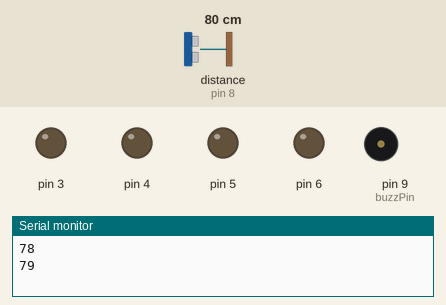
A sketch run on a simulated Arduino Uno, built with avr-gcc and run on an emulated ATmega328P. Parts: output pins drawn as LEDs (lit = HIGH), buzzer (waves = sounding, pin HIGH), the last lines printed to the serial monitor. Wiring (inferred from the names in the program): ultrasonic range finder: trigger pin 7; echo pin 8. The inputs (shaded band) are chosen by the test bench; at power-on: distance to the obstacle (sensor on pin 8) 80 cm. The echo pulse lasts 58.3 µs per cm; pins used as bus, display or sensor lines are not drawn.

Above: at 1.9 s.
2.0 s: distance to the obstacle (sensor on pin 8) set to 98 cm
6.3 s: distance to the obstacle (sensor on pin 8) set to 106 cm
At 6.9 s:
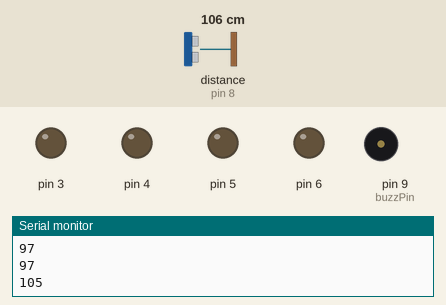
7.8 s: distance to the obstacle (sensor on pin 8) set to 2 cm
At 9.5 s:
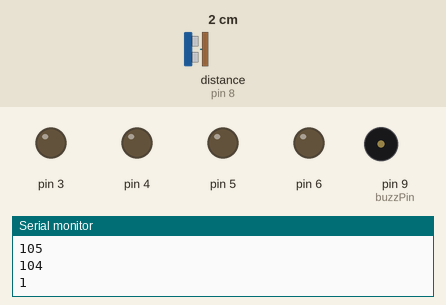
12.1 s: distance to the obstacle (sensor on pin 8) set to 120 cm
At 12.1 s:
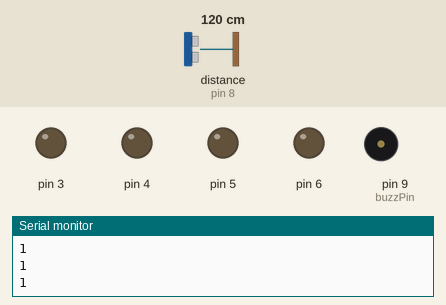
Timing chart, 0 to 14.6 s (numbered marks = the images above; inputs shaded):
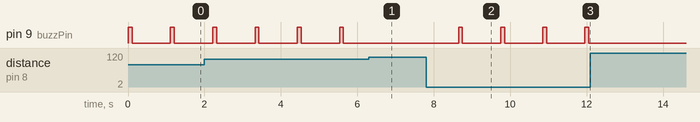

The sketch:

Ultra.ino
```cpp
const int  trigPin = 7;
const int echoPin = 8;
const int buzzPin=9;
long duration;
int distance;

void setup()
{
  Serial.begin(9600);
  pinMode(trigPin, OUTPUT);
  pinMode(echoPin, INPUT);
  pinMode(buzzPin,OUTPUT);
  pinMode(3,OUTPUT);
  pinMode(4,OUTPUT);
  pinMode(5,OUTPUT);
  pinMode(6,OUTPUT);
}

void loop()
{
      int dist;
       // Serial.println("loop");
      digitalWrite(trigPin, LOW);
      delayMicroseconds(2);
      digitalWrite(trigPin, HIGH);
      delayMicroseconds(2);
      digitalWrite(trigPin, LOW);
      duration = pulseIn(echoPin, HIGH);
      dist=(duration/2)/29.412;
      //Serial.println(dist);
      if(dist<=100 && dist>=0)
      {
        digitalWrite(buzzPin,HIGH);
        digitalWrite(3,LOW);
        digitalWrite(4,LOW);
        digitalWrite(5,LOW);
        digitalWrite(6,LOW);
        delay(100);
        digitalWrite(buzzPin,LOW);
      }
      else
      {
        digitalWrite(buzzPin,LOW);
      }

      Serial.println(dist);
      delay(1000);

}
```

Measured:
- the behaviour switches between 102 and 103 cm on distance to the obstacle (sensor on pin 8) (found by bisection; images 0 and 1)
- after the input at 6.3 s, pin 9 (buzzPin): stays LOW (without the input it goes to HIGH after 0.34 s)
- after the input at 7.8 s, pin 9 (buzzPin): alternates HIGH for 0.10 s and LOW for 1.0 s, starting after 0.85 s
- after the input at 12.1 s, pin 9 (buzzPin): stops changing and stays LOW
- by itself, pin 9 (buzzPin): alternates HIGH for 0.10 s and LOW for 1.0 s
